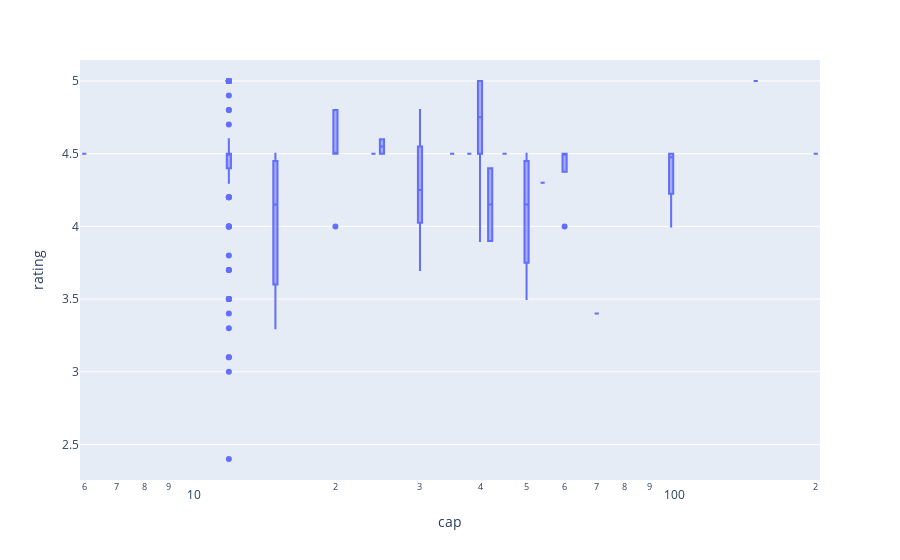

This figure's notebook cell:
### Markdown cell above
En la siguiente tabla podemos observar un interesante comportamiento, en algo que me esperaba que no tendria sentido examinar, observamos que la gente tiende a dar mejor puntuacion a los locales con una capacidad de 40 personas, es algo que quizas sea interesante para futuros locales sobre que capacidad seria lo mejor para su local, mejor continuemos investigando.

### Code cell
fig = px.box(
    data_frame=df,
    x="cap",
    y="rating",
    log_x=True
)
fig.show()

### Figure 1 — Plotly figure (JSON) as saved in the notebook; plotly's stock layout.template omitted (floating-point values rounded to 4 significant figures; data arrays with more than 128 entries replaced by an {"elided": "..."} marker saying what was removed)
{"data": [{"alignmentgroup": "True", "hovertemplate": "cap=%{x}<br>rating=%{y}<extra></extra>", "legendgroup": "", "marker": {"color": "#636efa"}, "name": "", "notched": false, "offsetgroup": "", "orientation": "v", "showlegend": false, "type": "box", "x": {"elided": "228 int values"}, "x0": " ", "xaxis": "x", "y": {"elided": "228 float values"}, "y0": " ", "yaxis": "y"}], "layout": {"boxmode": "group", "legend": {"tracegroupgap": 0}, "margin": {"t": 60}, "xaxis": {"anchor": "y", "domain": [0, 1], "title": {"text": "cap"}, "type": "log"}, "yaxis": {"anchor": "x", "domain": [0, 1], "title": {"text": "rating"}}}}
